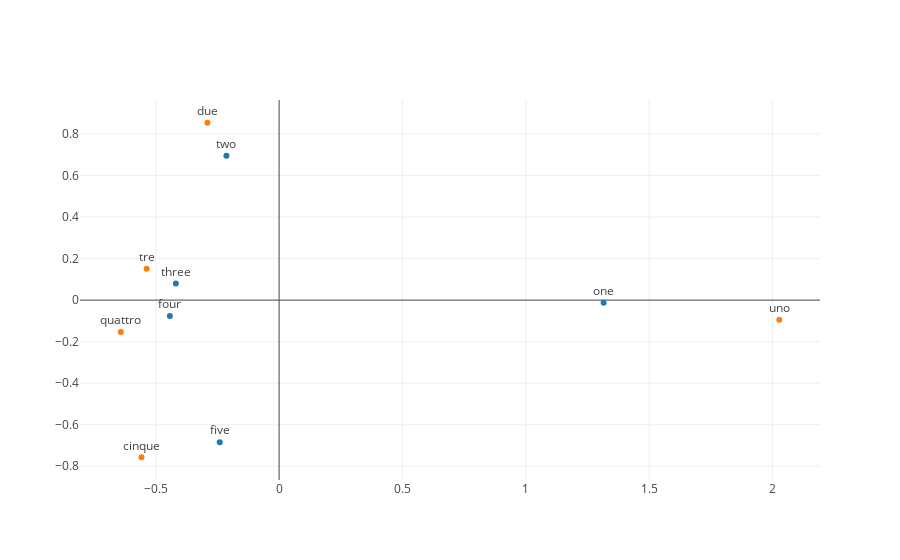

Notebook cell for this chart:
### Code cell
# you can also using plotly lib to plot in one figure
trace1 = Scatter(
    x = new_en_words_vec[:, 0],
    y = new_en_words_vec[:, 1],
    mode = 'markers+text',
    text = en_words,
    textposition = 'top'
)
trace2 = Scatter(
    x = new_it_words_vec[:, 0],
    y = new_it_words_vec[:, 1],
    mode = 'markers+text',
    text = it_words,
    textposition = 'top'
)
layout = Layout(
    showlegend = False
)
data = [trace1, trace2]

fig = Figure(data=data, layout=layout)
plot_url = plotly.offline.iplot(fig, filename='relatie_position_for_number.html')

### Figure 1 — Plotly figure (JSON) as saved in the notebook; plotly's stock layout.template omitted (floating-point values rounded to 4 significant figures)
{"data": [{"mode": "markers+text", "text": ["one", "two", "three", "four", "five"], "textposition": "top", "type": "scatter", "x": [1.315, -0.2135, -0.4185, -0.4426, -0.2406], "y": [-0.01298, 0.6946, 0.07944, -0.07689, -0.6842]}, {"mode": "markers+text", "text": ["uno", "due", "tre", "quattro", "cinque"], "textposition": "top", "type": "scatter", "x": [2.027, -0.2905, -0.537, -0.6418, -0.5579], "y": [-0.0945, 0.8539, 0.1506, -0.1534, -0.7566]}], "layout": {"showlegend": false}}
